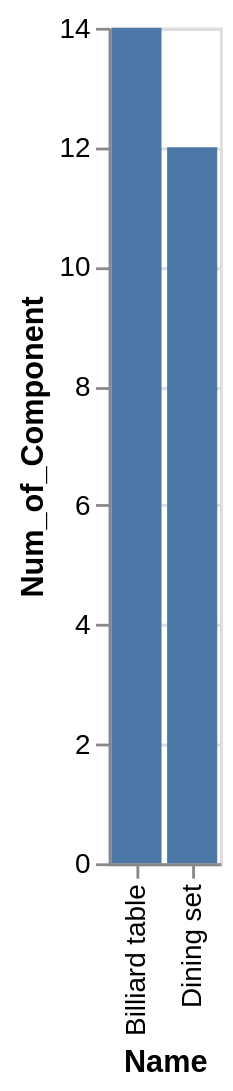

Write the Vega-Lite specification saved for this chart.
### Vega-Lite specification from a JSON file in a GitHub repository (floating-point values rounded to 4 significant figures)
{"data": {"values": [{"x_data": "Billiard table", "y_data": 14}, {"x_data": "Dining set", "y_data": 12}]}, "mark": "bar", "encoding": {"x": {"field": "x_data", "type": "nominal", "title": "Name", "sort": {"op": "sum", "field": "y_data", "order": "descending"}}, "y": {"field": "y_data", "type": "quantitative", "title": "Num_of_Component"}}}
